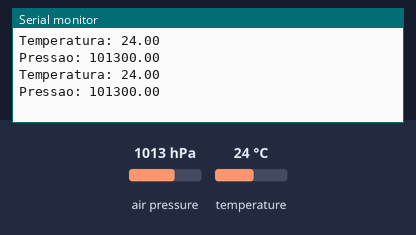
Bench run of a sketch on a simulated ESP32. Parts: the last lines printed to the serial monitor. Inputs (shaded band) come from the test bench; at power-on: air pressure 1013 hPa, temperature 24 °C.

Above: at 2.8 s.
2.9 s: air pressure set to 952 hPa
At 5.0 s:
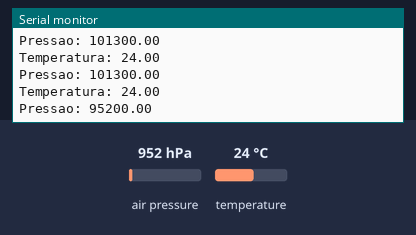
5.6 s: temperature set to 12 °C
At 6.6 s:
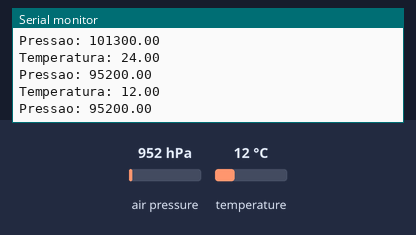
8.3 s: air pressure set to 975 hPa
At 11.0 s:
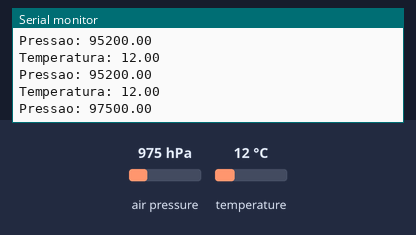
Timing chart, 0 to 12.5 s (numbered marks = the images above; inputs shaded):
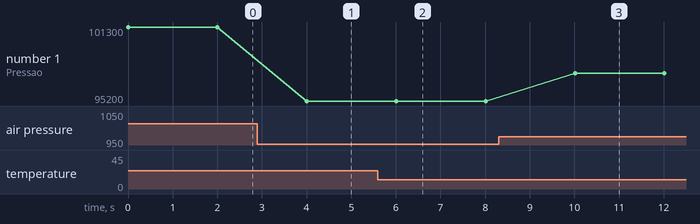

The sketch:

03_BMP_280_FREE_RTOS.ino
```cpp
#include<Adafruit_BMP280.h> // Inclui biblioteca do sensor

// Instância do objeto responsável pela leitura de temperatura e pressão
Adafruit_BMP280 bmp;

// Declara as variáveis que irão armazenar os valores de temperatura e pressão respectivamente
float temperatura;
float pressao;


void blink_led(void *parameter){
  // Função responsável por ligar e desliar o LED a cada meio segundo
  for(;;){
    digitalWrite(12, HIGH);
    vTaskDelay(500 / portTICK_PERIOD_MS);
    digitalWrite(12, LOW);
    vTaskDealy(500 / portTICK_PERIOD_MS);
  }
}

void read_sensor(void * parameters){
  // Função responsável pela leitura de temperatura e pressão

  for(;;){
      // Loop infinito

      // Realiza a leitura de temperatura e pressão em intervalos de 2 segundos
      temperatura = bmp.readTemperature();
      pressao = bmp.readPressure();

      // Exibe os dados coletados a partir da comunicação serial
      Serial.print("Temperatura: ");
      Serial.println(temperatura);
      Serial.print("Pressao: ");
      Serial.println(pressao);

      // Adiciona delay de 2 segundos
      // Esse delay não bloqueia a CPU
      vTaskDelay(2000 / portTICK_PERIOD_MS);
  }
}

void setup_task(){
  xTaskCreate(
    read_sensor, // Nome da função que será executada em paralelo
    "read_sensor",
    1024, // define o tamanho da pilha reservada para a tarefa
    NULL, // parâmetros repassados para a função, no caso não será repassado
    1, // prioridade da tarefa
    NULL // Se haverá um handler para a tarefa
  );

  xTaskCreate(
    blink_led, // Nome da função que será executada em paralelo
    "blink_led", // define o tamanho da pilha reservada para a tarefa
    1024, // parâmetros repassados para a função, no caso não será repassado
    NULL,
    1, // prioridade da tarefa
    NULL // Se haverá um handler para a tarefa
  );

}

void setup() {
  Serial.begin(115200);

  // Inicia as leituras, para tanto é necessário especificar o endereço I2C que o sensor irá empregar
  bmp.begin(0x76);
  setup_task();
}

void loop() {

}
```

Measured:
- after the input at 2.9 s, the serial monitor: prints a new line after 1.1 s (image 1)
- after the input at 5.6 s, the serial monitor: prints a new line after 0.41 s (image 2)
- after the input at 8.3 s, the serial monitor: prints a new line after 1.7 s (image 3)
- plotted number 1: 101300 → 95200 after the input at 2.9 s, 95200 → 97500 after the input at 8.3 s
